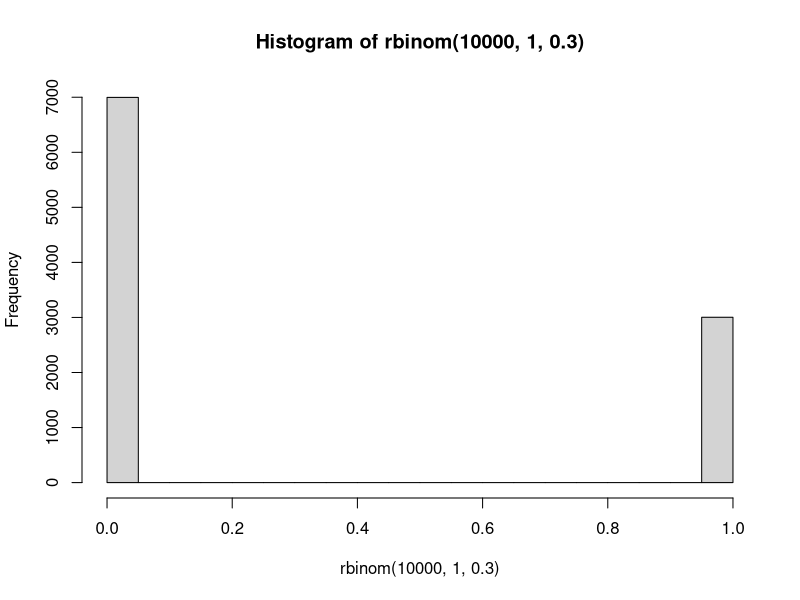
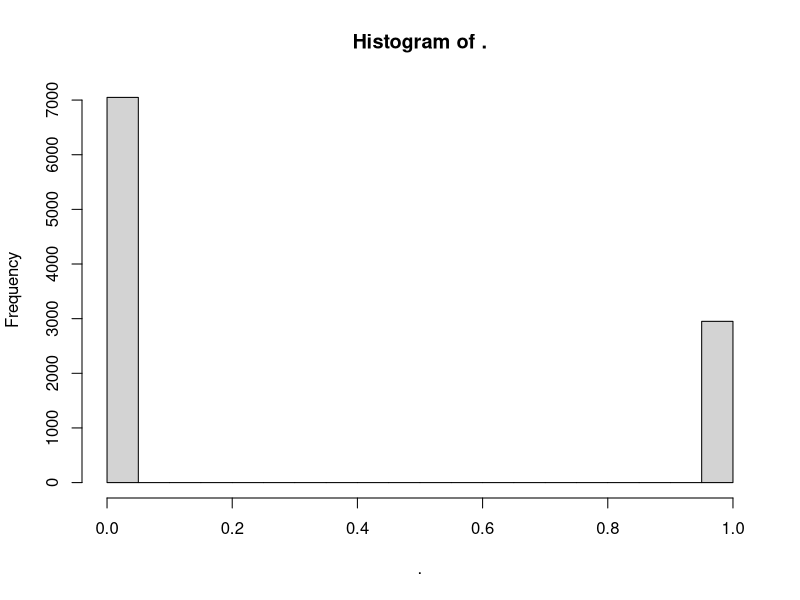
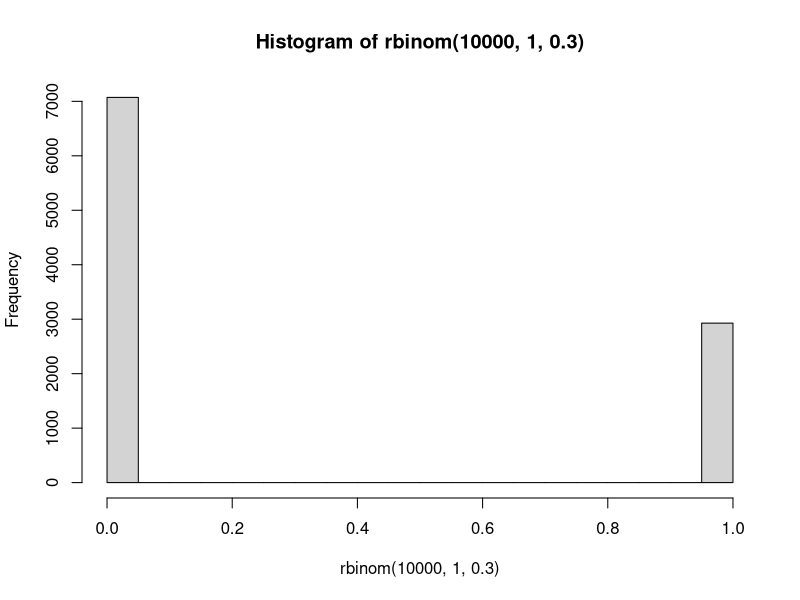
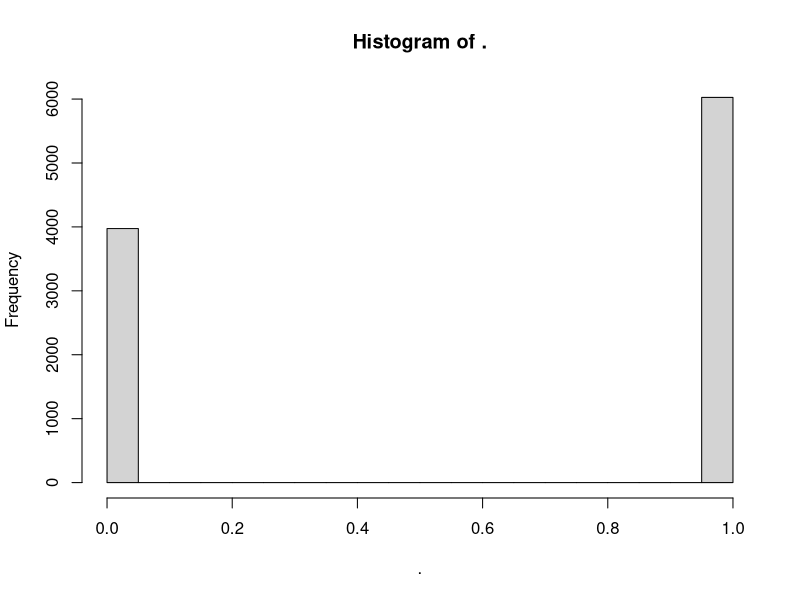
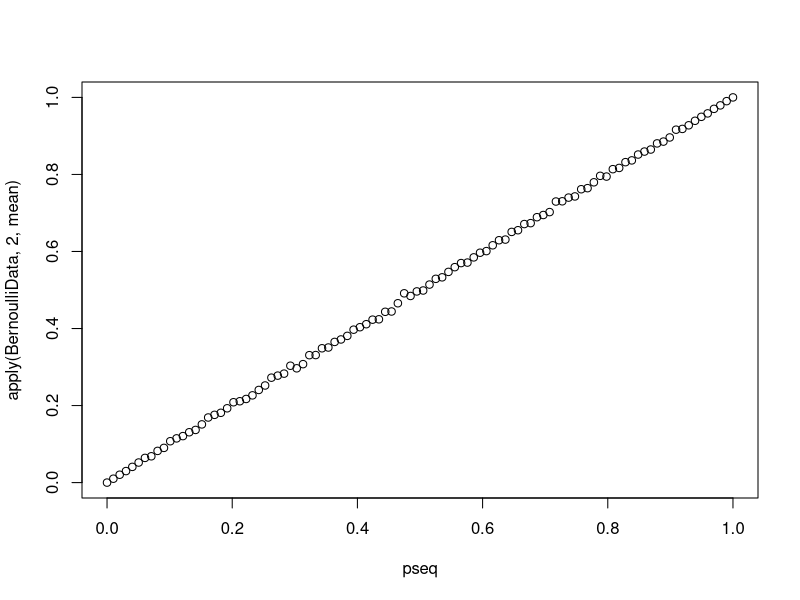
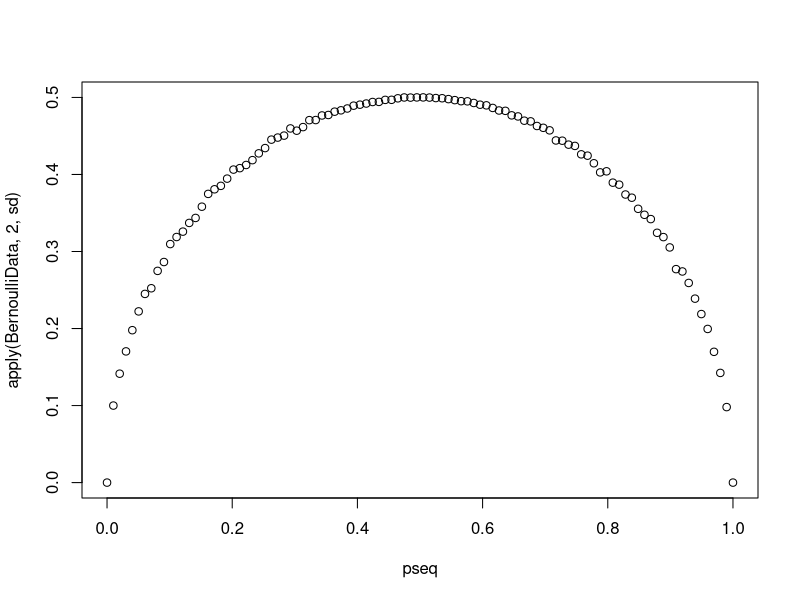

Write R code to recreate these figures, in order.
## ---- chunk 1
?rbinom
?rgeom
?rpois
## ---- chunk 2
# generate a single Bernoulli random variable:
rbinom(1,1,.3)

# generate a single Binomial random variable:

# generate a single Geometric random variable:

# generate a single Poisson random variable:
## ---- chunk 3
# generate 10 Bernoulli random variables:
rbinom(10,1,.3)

# generate 10 Binomial random variables:

# generate 10 Geometric random variables:

# generate 10 Poisson random variables:

## ---- chunk 4
# Bernoulli:
hist(rbinom(10000,1,.3))
# or 
library(magrittr)
rbinom(10000,1,.3) %>% hist

# Binomial:

# Geometric:

# Poisson:

## ---- chunk 5
# Bernoulli:
hist(rbinom(10000,1,.3))
# or 
library(magrittr)
rbinom(10000,1,.6) %>% hist

# Binomial:

# Geometric:

# Poisson:

## ---- chunk 6
# Bernoulli:
rbinom(10000,1, .3) %>% mean
rbinom(10000,1, .6) %>% mean

# Binomial

# Geometric

# Poisson
## ---- chunk 7
# Bernoulli:
pseq = seq(0,1,len = 100)
BernoulliData = matrix(NA, nrow= 10000, ncol = 100)
for(i in 1:100){
  BernoulliData[,i] = rbinom(10000,1, pseq[i])
}

plot(pseq, apply(BernoulliData,2,mean))
plot(pseq, apply(BernoulliData,2,sd))
